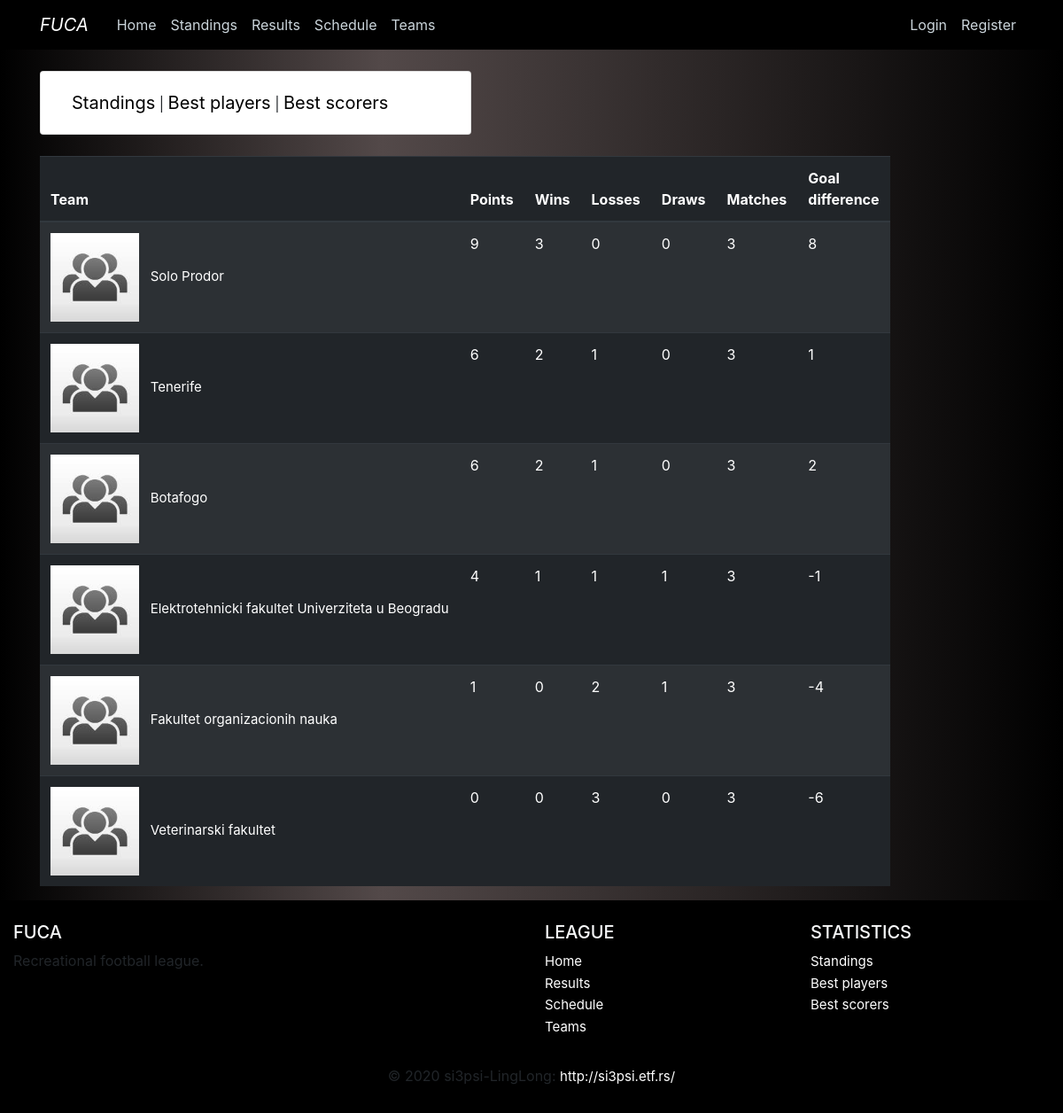
The page /standings/ on the database its author committed.
### fuca/models.py (models this page shows, shortened)
class Team(db.Model):
    __tablename__ = 'team'
    id          = db.Column(db.Integer,     primary_key=True)
    name        = db.Column(db.String(100), nullable=False, unique=True)
    matches     = db.Column(db.Integer,     nullable=False, default=0)
    wins        = db.Column(db.Integer,     nullable=False, default=0)
    losses      = db.Column(db.Integer,     nullable=False, default=0)
    draws       = db.Column(db.Integer,     nullable=False, default=0)
    goal_diff   = db.Column(db.Integer,     nullable=False, default=0)
    logo_image  = db.Column(db.String(20),  nullable=False, default='default.jpg')
    captain_id  = db.Column(db.Integer, db.ForeignKey('player.id'))
    host_matches    = db.relationship('Match',  backref='host_team',    lazy=True,  foreign_keys=Match.host_team_id)
    guest_matches   = db.relationship('Match',  backref='guest_team',   lazy=True,  foreign_keys=Match.guest_team_id)
    players         = db.relationship('Player', backref='team',         lazy=True,  foreign_keys=Player.team_id)
    @property
    def points(self):
        return self.wins*3 + self.draws*1

### fuca/standings/routes.py (the view)
@scores.route("/")
def standings():
    teams = Team.query.all()
    teams = list(reversed(sorted(teams, key=lambda team: team.points)))
    for team in teams:
        team.logo = url_for('static', filename='images/teams/{}'.format(team.logo_image))
    return render_template('standings/standings.html', teams=teams, title='Standings')

### fuca/templates/standings/standings.html
{% extends 'standings/standings-layout.html' %}
{% block standings_content %}
    <table class="table table-dark table-striped table-hover" >
        <thead>
            <th>Team</th>
            <th>Points</th>
            <th>Wins</th>
            <th>Losses</th>
            <th>Draws</th>
            <th>Matches</th>
            <th>Goal difference</th>
        </thead>
        {% for team in teams %}
        <tr>
            <td style="white-space:nowrap">
                <a href="{{ url_for('teams.team', id=team.id)}}" class="whitelink" >
                    <img src="{{ team.logo }}" width="100"> &nbsp;
                    {{ team.name}}
                </a>
            </td>
            <td>{{ team.points }}</td>
            <td>{{ team.wins }}</td>
            <td>{{ team.losses }}</td>
            <td>{{ team.draws }}</td>
            <td>{{ team.matches }}</td>
            <td>{{ team.goal_diff }}</td>
        </tr>
        {% endfor %}
    </table>
{% endblock standings_content %}

### fuca/static/main.css (style rules this page uses)
body { margin-top: 5rem; }
a:link { text-decoration: none; }
.whitelink, .whitelink:hover { color:white; text-decoration: none; font-size: 15px; }
.dark-background { background: rgb(0,0,0); background: linear-gradient(90deg, rgba(0,0,0,1) 0%, rgba(83,73,73,1) 36%, rgba(0,0,0,1) 100%); }

### rows shown on the page
Team: name "Solo Prodor", points "9", wins "3", losses "0", draws "0", matches "3", goal_diff "8"
Team: name "Tenerife", points "6", wins "2", losses "1", draws "0", matches "3", goal_diff "1"
Team: name "Botafogo", points "6", wins "2", losses "1", draws "0", matches "3", goal_diff "2"
Team: name "Elektrotehnicki fakultet Univerziteta u Beogradu", points "4", wins "1", losses "1", draws "1", matches "3", goal_diff "-1"
Team: name "Fakultet organizacionih nauka", points "1", wins "0", losses "2", draws "1", matches "3", goal_diff "-4"
Team: name "Veterinarski fakultet", points "0", wins "0", losses "3", draws "0", matches "3", goal_diff "-6"
